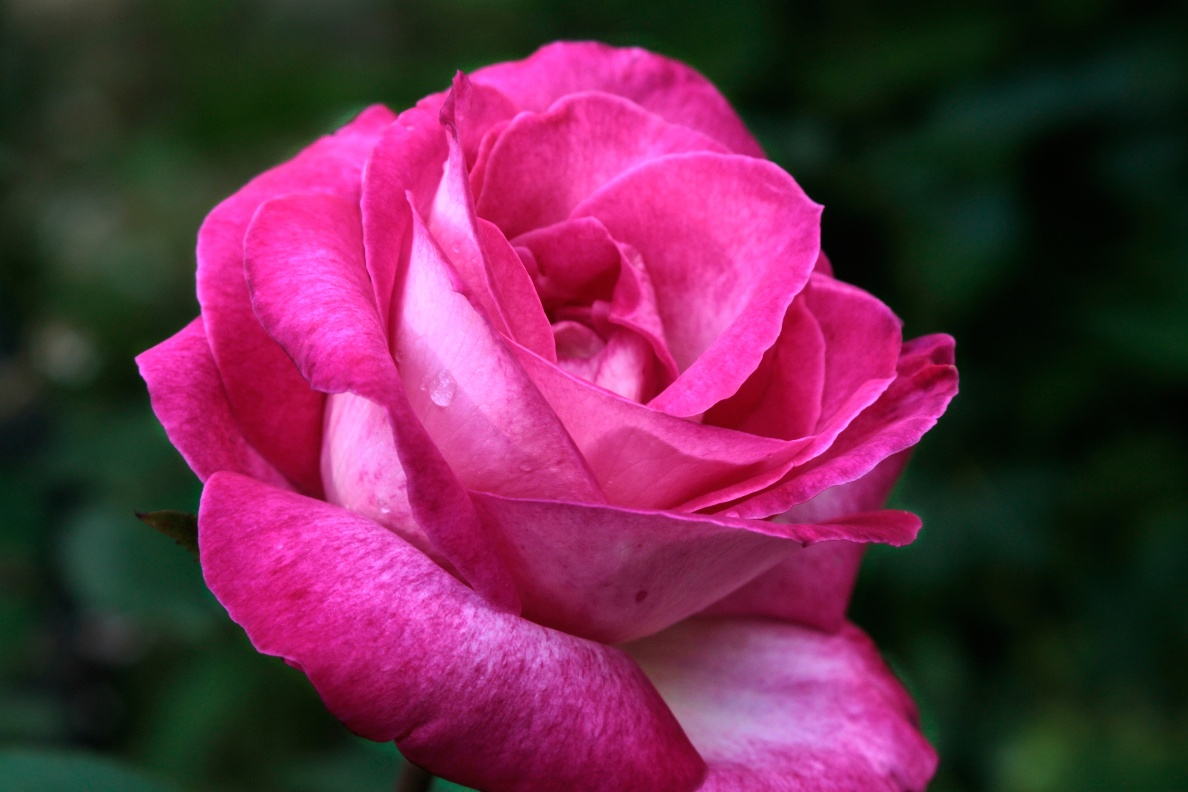
#> input picture ch3-3/rose.png, 1188 x 792 px
$ python 3-16resize.py
#> lines starting #> are read from the running program, lines starting #| are printed output that depends on the picture; after the words box and inside, x2 and y2 are one past the last pixel; in counts of white or black regions, pixels touching at a corner belong together
import cv2
import numpy as np

img=cv2.imread('rose.png')
#> img is the input picture: shape (792, 1188, 3); mean B, G, R 74.2, 43.7, 103.8
cv2.imshow('Original',img)

img=cv2.rectangle(img,(180,290),(220,330),(255,0,0),2)
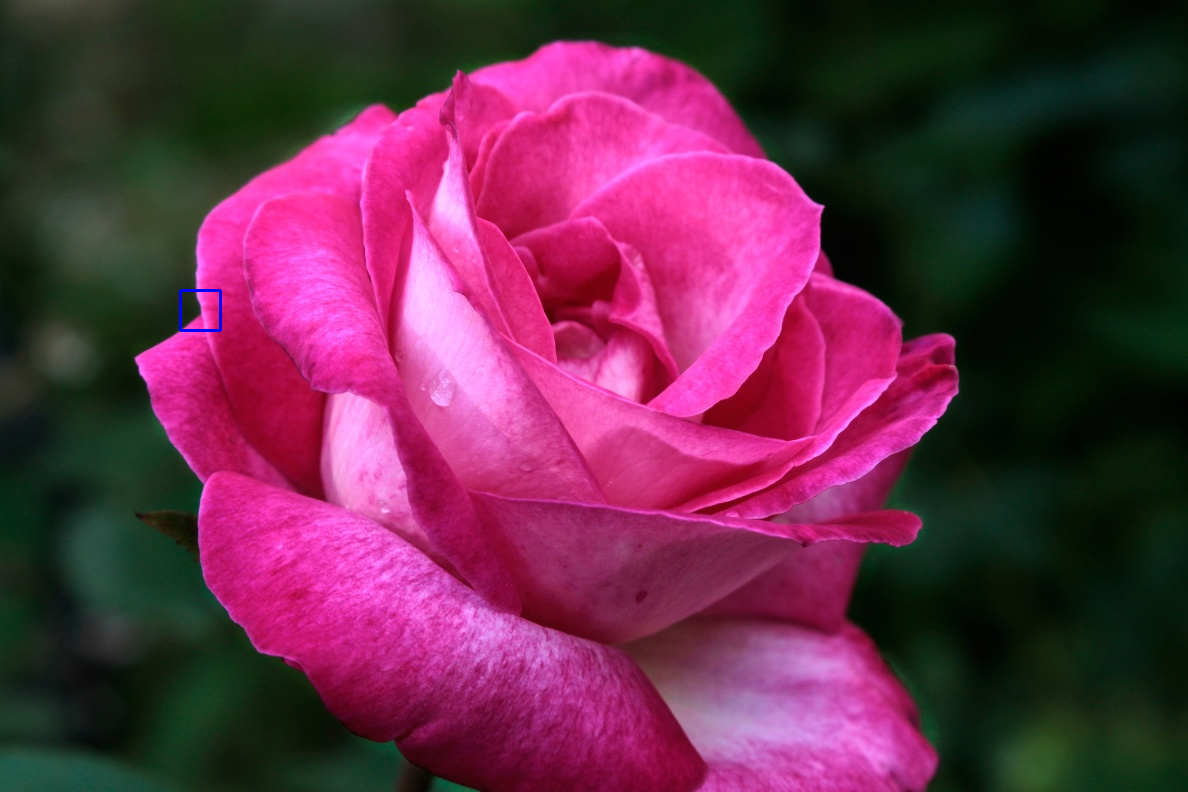
#> img: shape (792, 1188, 3); 0.05% of pixels changed, all inside (x1, y1, x2, y2) = (179, 289, 222, 332)
patch=img[290:330,180:220,:]
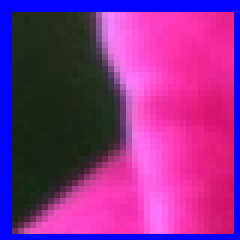
#> patch: shape (40, 40, 3) (shown 6 times larger); mean B, G, R 139.1, 45.7, 138.5

# patch0 = cv2.resize(patch, (480, 480))
patch1=cv2.resize(patch,dsize=(0,0),fx=12,fy=12,interpolation=cv2.INTER_NEAREST)
patch2=cv2.resize(patch,dsize=(0,0),fx=12,fy=12,interpolation=cv2.INTER_LINEAR)
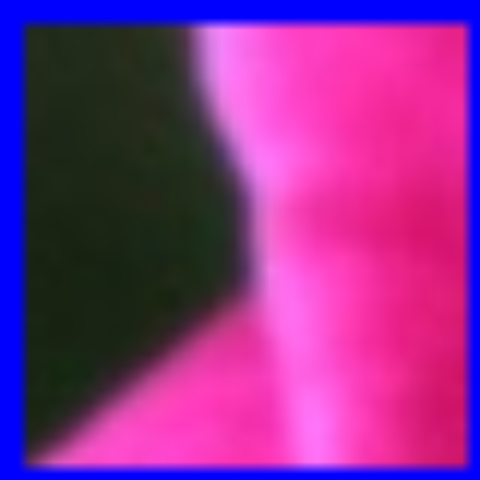
#> patch2: shape (480, 480, 3); mean B, G, R 139, 45.6, 138.4
patch3=cv2.resize(patch,dsize=(0,0),fx=12,fy=12,interpolation=cv2.INTER_CUBIC)

dst1=np.hstack((patch1,patch2,patch3))
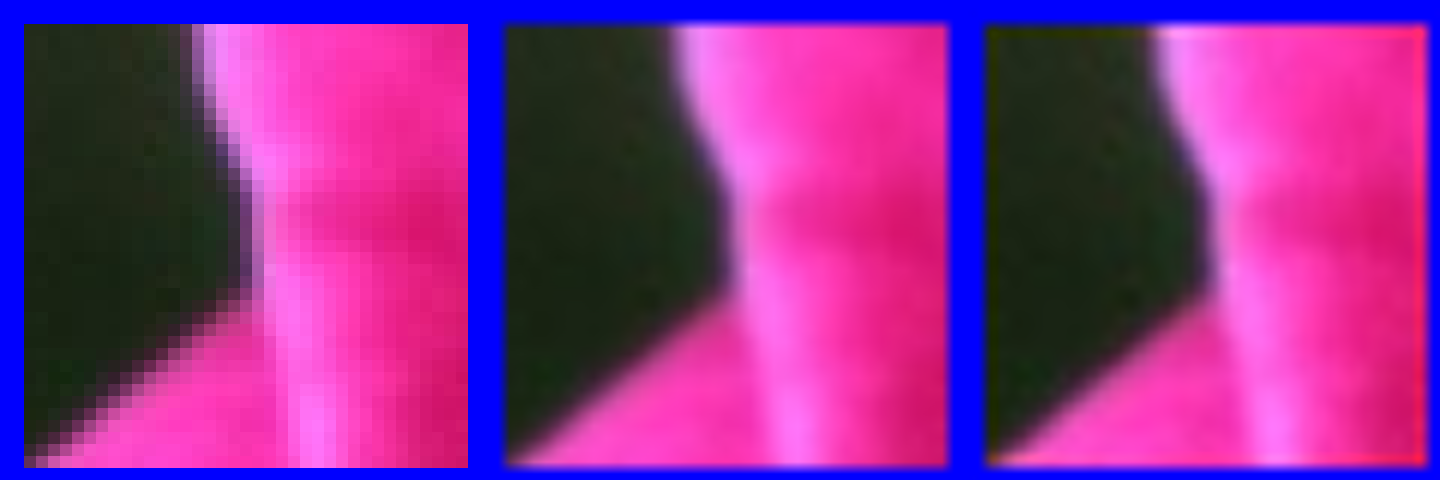
#> dst1: shape (480, 1440, 3); mean B, G, R 138.8, 45.8, 138.7
cv2.imshow('Resize - zoomin',dst1)

# img_small0 = cv2.resize(img, dsize=(297, 198))
img_small1 = cv2.resize(img, dsize=(0, 0), fx=0.25, fy=0.25, interpolation=cv2.INTER_NEAREST)  # 1/4로 축소
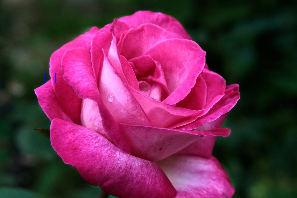
#> img_small1: shape (198, 297, 3); mean B, G, R 74.2, 43.6, 103.7
img_small2 = cv2.resize(img, dsize=(0, 0), fx=0.25, fy=0.25)  # 1/4로 축소, 기본값 interpolation=cv2.INTER_LINEAR
img_small3 = cv2.resize(img, dsize=(0, 0), fx=0.25, fy=0.25, interpolation=cv2.INTER_AREA)  # 1/4로 축소

dst2=np.hstack((img_small1,img_small2,img_small3))
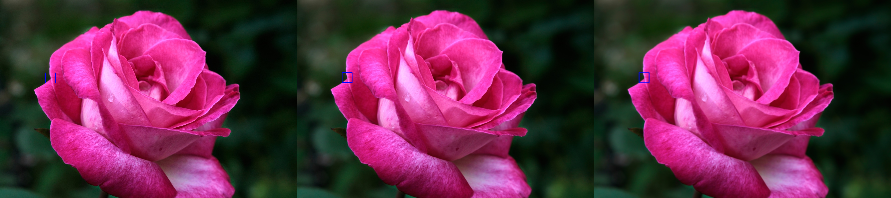
#> dst2: shape (198, 891, 3); mean B, G, R 74.3, 43.7, 103.7
cv2.imshow('Resize - zoomout',dst2)

cv2.waitKey()
cv2.destroyAllWindows()

$ run again, with ch3-3/flower.jpg saved as ch3-3/rose.png
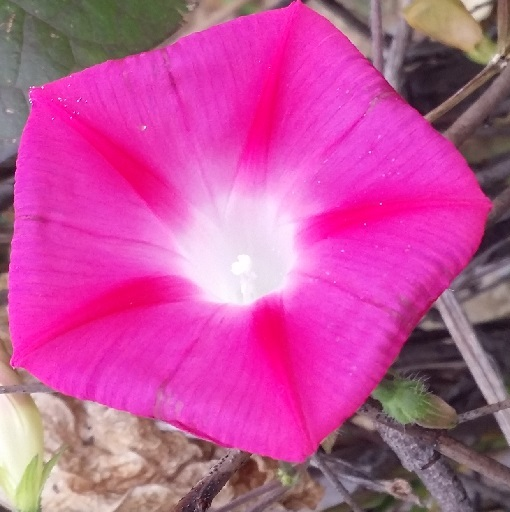
#> input picture ch3-3/flower.jpg, 510 x 512 px
#> img is the input picture: shape (512, 510, 3); mean B, G, R 154.9, 82, 193.8
#> img: shape (512, 510, 3); 0.18% of pixels changed, all inside (x1, y1, x2, y2) = (179, 289, 222, 332)
#> `dst1=np.hstack((patch1,patch2,patch3))`:
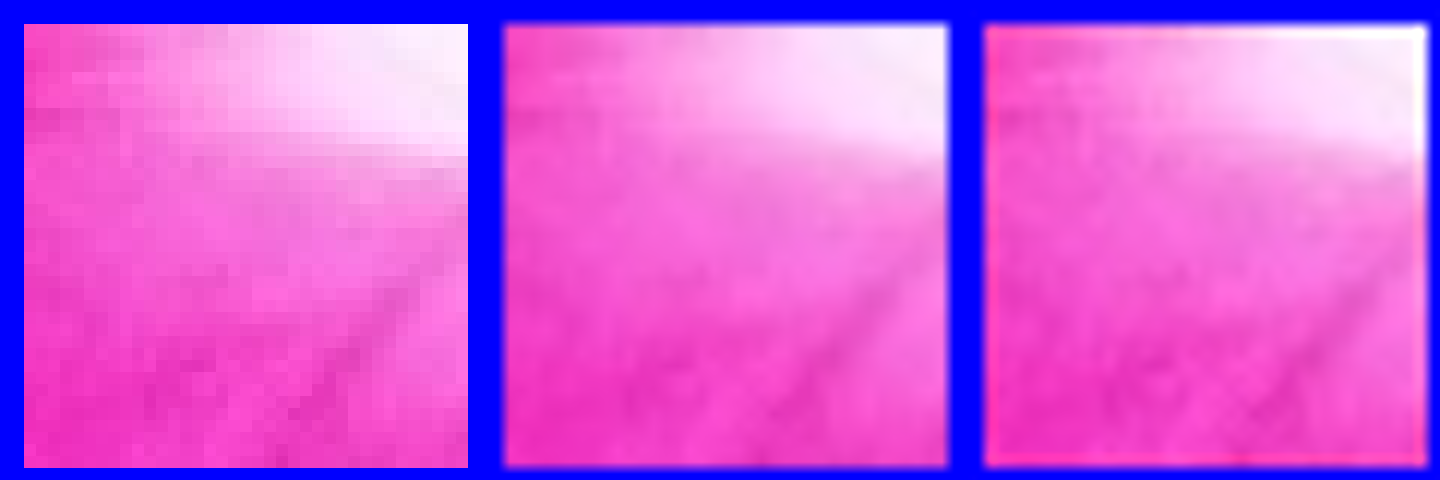
#> dst1: shape (480, 1440, 3); mean B, G, R 219.9, 94.8, 210.6
#> `dst2=np.hstack((img_small1,img_small2,img_small3))`:
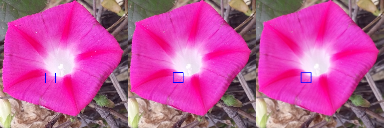
#> dst2: shape (128, 384, 3); mean B, G, R 154.8, 81.9, 193.2
